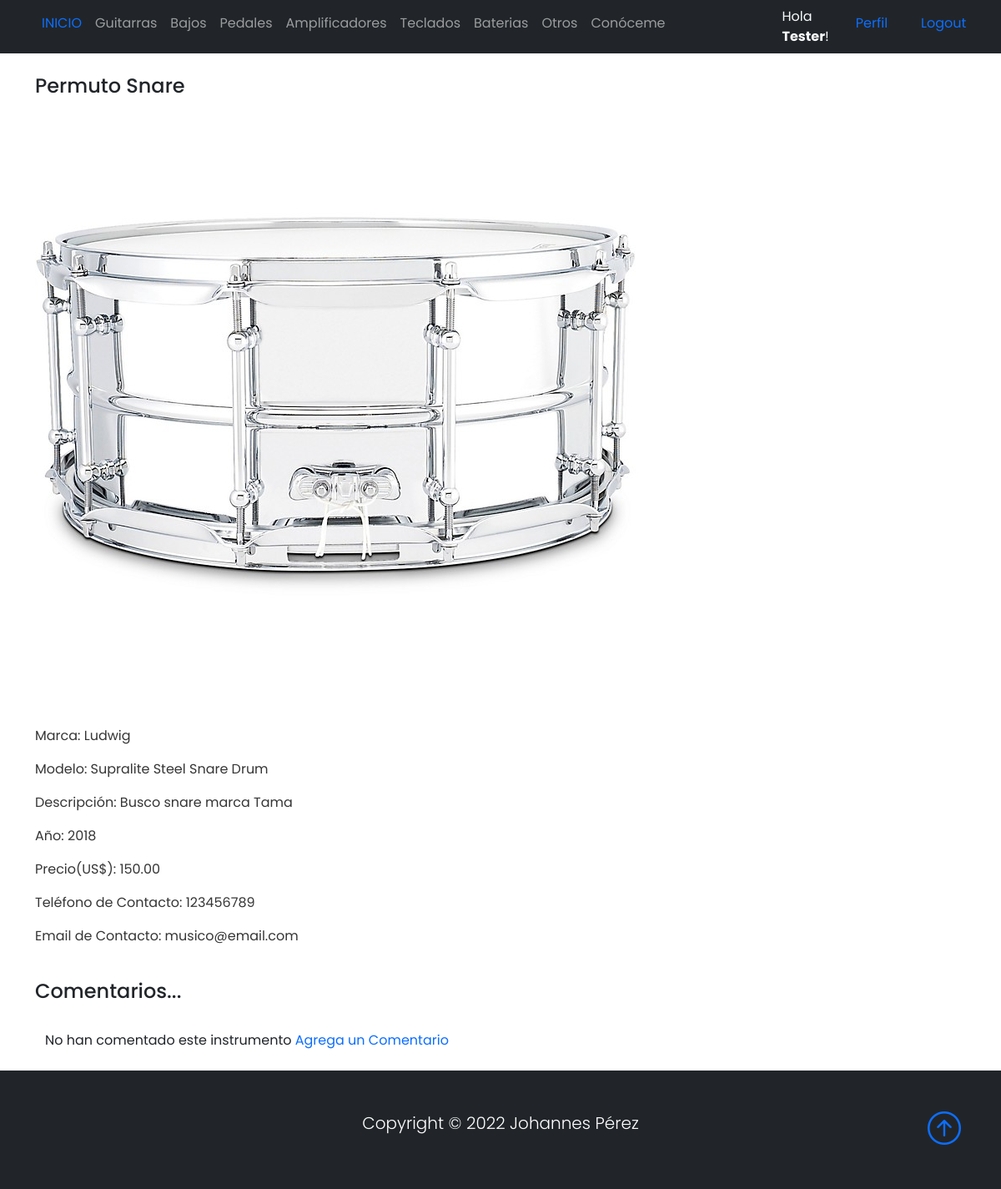
The app's page /bateriaDetalle/76/ (signed in) with its own data.
### Base/models.py (models this page shows, shortened)
class Instrumento(models.Model):
    instrumentoSeleccion = (
    ('guitarra','Guitarra'),
    ('bajo', 'Bajo'),
    ('pedal','Pedal'),
    ('bateria','Bateria'),
    ('teclado','Teclado'),
    ('amplificador','Amplificador'),
    ('otro', 'Otro'),
    )
    usuario = models.ForeignKey(User, on_delete=models.CASCADE, null=True, blank=True)
    titulo = models.CharField(max_length=200)
    instrumento = models.CharField(max_length=15, choices=instrumentoSeleccion, default='guitarra')
    marca = models.CharField(max_length=40)
    modelo = models.CharField(max_length=40)
    descripcion = models.TextField(null=True, blank=True)
    year = models.IntegerField()
    precio = models.DecimalField(max_digits=10, decimal_places=2)
    fechaPublicacion = models.DateTimeField(auto_now_add=True)
    telefonoContacto = models.IntegerField()
    emailContacto = models.EmailField()
    imagenInstrumento = models.ImageField(null=True, blank=True, upload_to="imagenes/")
    class Meta:
        ordering = ['usuario', '-fechaPublicacion']

### Base/views.py (the view)
# urls.py: path('bateriaDetalle/<int:pk>/', BateriaDetalle.as_view(), name='bateria'),
class BateriaDetalle(LoginRequiredMixin, DetailView):
    model = Instrumento
    context_object_name = 'bateria'
    template_name = 'Base/bateriaDetalle.html'

### Base/templates/Base/bateriaDetalle.html (shortened to what this page needs)
{% extends 'Base/home.html' %}
{% block content %}
<br>
<br>
<div class="container">
<p><h4>{{bateria.titulo}}</h4></p>
{% if bateria.imagenInstrumento %}
    <p><img src="{{bateria.imagenInstrumento.url}}" alt=""></p>
{% endif %}
<p>Marca: {{bateria.marca}}</p>
<p>Modelo: {{bateria.modelo}}</p>
<p>Descripción: {{bateria.descripcion}}</p>
<p>Año: {{bateria.year}}</p>
<p>Precio(US$): {{bateria.precio}}</p>
<p>Teléfono de Contacto: {{bateria.telefonoContacto}}</p>
<p>Email de Contacto: {{bateria.emailContacto}}</p>
</div>
<br>
<div class="container">
    <h4>Comentarios...</h4>
    <br>
    <div class="container">
    {% if not bateria.comentarios.all %}
        No han comentado este instrumento
    {% endif %}
    <a href="{% url 'comentario' bateria.pk %}">Agrega un Comentario</a>
    </div>
</div>
<br>
{% endblock %}

### Base/templates/Base/home.html (shortened to what this page needs)
{% load static %}
<!DOCTYPE html>
<html lang="en">
<head>
    <link href="https://cdn.jsdelivr.net/npm/bootstrap@5.0.2/dist/css/bootstrap.min.css" rel="stylesheet"
>
    <link rel="stylesheet" href="https://cdn.jsdelivr.net/npm/bootstrap-icons@1.3.0/font/bootstrap-icons.css">
    <link rel="stylesheet" type="text/css" href="{% static 'style.css' %}">
</head>
<body>
    <nav class="navbar navbar-expand-sm bg-dark navbar-dark py-2 fixed-top">
      <div class="container">
            <div class="collapse navbar-collapse" id="navmenu">
              <ul class="navbar-nav mr-auto">
                <li class="nav-item">
                  <a class="nav-link" href="{% url 'home' %}"><span class="text-primary">INICIO</span></a>
                </li>
                <li class="nav-item">
                  <a class="nav-link" href="{% url 'guitarras' %}">Guitarras</a>
                </li>
                <li class="nav-item">
                  <a class="nav-link" href="{% url 'bajos' %}">Bajos</a>
                </li>
                <li class="nav-item">
                  <a class="nav-link" href="{% url 'pedales' %}">Pedales</a>
                </li>
                <li class="nav-item">
                  <a class="nav-link" href="{% url 'amplificadores' %}">Amplificadores</a>
                </li>
                <li class="nav-item">
                  <a class="nav-link" href="{% url 'teclados' %}">Teclados</a>
                </li>
                <li class="nav-item">
                  <a class="nav-link" href="{% url 'baterias' %}">Baterias</a>
                </li>
                <li class="nav-item">
                  <a class="nav-link" href="{% url 'otros' %}">Otros</a>
                </li>
                <li class="nav-item">
                  <a class="nav-link" href="{% url 'acerca_de_mi' %}">Conóceme</a>
                </li>
                <div class="container"></div>
                <div class="container"></div>
                <div class="container"></div>
                <div class="container"></div>
                <div class="container"></div>
                {% if request.user.is_authenticated %}
                <div class="container">
                <li class="nav-item">
                  <span class="text-light"> Hola <strong>{{request.user.first_name}}</strong>!</span>
                </li>
                </div>
                <div class="container">
                <li class="nav-item">
                  <a class="nav-link" href="{% url 'editar_perfil' %}"><span class="text-primary">Perfil</span></a>
                </li>
                </div>
                <div class="container">
                <li class="nav-item">
                  <a class="nav-link" href="{% url 'logout' %}"><span class="text-primary">Logout</span></a>
                </li>
                </div>
              {% endif %}
           </ul>
          </div>
      </div>
  </nav>
      {% block content %}{% endblock %}
  <footer class="p-5 bg-dark text-white text-center position-relative">
      <div class="container">
          <p class="lead text-white">Copyright &copy; 2022 Johannes Pérez</p>
          <a href="" class="position-absolute bottom-0 end-0 p-5">
              <i class="bi bi-arrow-up-circle h1"></i>
          </a>
      </div>
  </footer>
</body>
</html>

### Base/static/style.css (style rules this page uses)
body { background-color: white; font-family: 'Poppins', 'Nunito', sans-serif; padding-top: 25px; }
a { text-decoration: none; }
li { text-decoration: none; }
p { color: #363636; }

### records on screen
Instrumento: titulo "Permuto Snare", imagenInstrumento (picture), marca "Ludwig", modelo "Supralite Steel Snare Drum", descripcion "Busco snare marca Tama", year "2018", precio "150.00", telefonoContacto "123456789", emailContacto "musico@email.com"

### other values on screen
{{ request.user.first_name }} "Tester"
